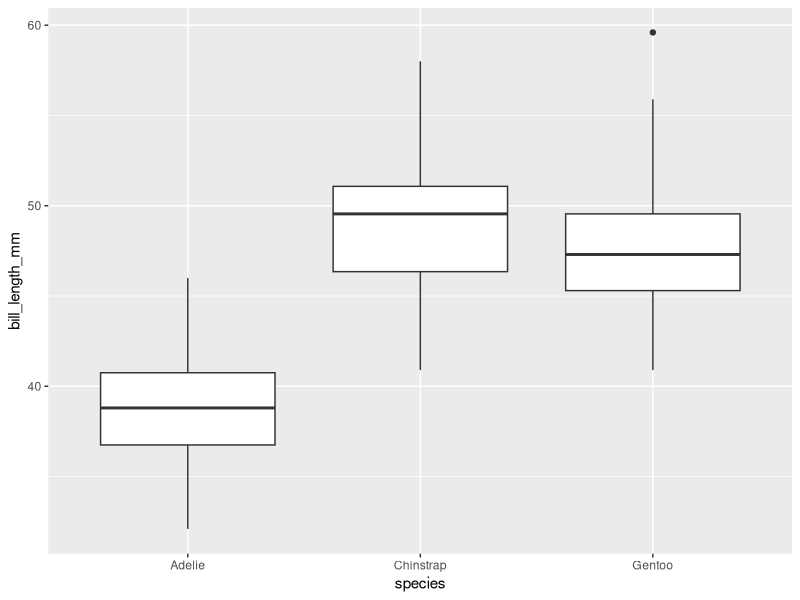
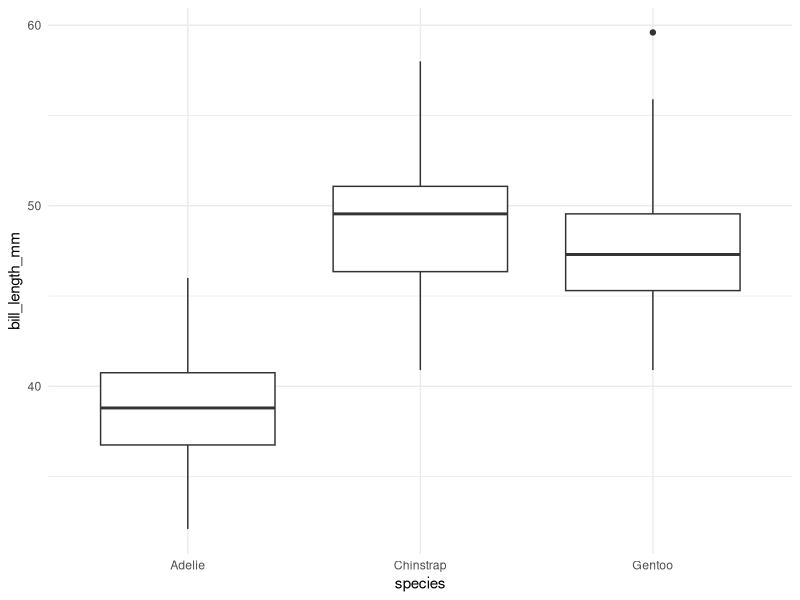

Write R code to recreate these figures, in order.

            library(ggplot2)
            library(palmerpenguins)
            built_answer <- tryCatch(
                {
                    set.seed(42)
                    ggplot(penguins, aes(x = species, y = bill_length_mm)) + geom_boxplot()
                    suppressWarnings(
                        if (!file.exists("/sandbox/figures/bill-length_species_boxplot_answer.png")) {
                            ggsave(
                                width = 3,
                                height = 3,
                                "/sandbox/figures/bill-length_species_boxplot_answer.png"
                            )
                        }
                    )
                    suppressWarnings(
                        ggplot_build(last_plot())
                    )
                },
                error = function(e) {
                    'ERROR'
                }
            )
            built_submission <- tryCatch(
                {
                    set.seed(42)
                    library(palmerpenguins)

ggplot(penguins, aes(x = species, y = bill_length_mm)) +
  geom_boxplot() +
  theme_minimal()
                    suppressWarnings(
                        ggsave(
                            width = 3,
                            height = 3,
                            "figures/bill-length_species_boxplot_submission_granite.png"
                        )
                    )
                    suppressWarnings(
                        ggplot_build(last_plot())
                    )
                },
                error = function(e) {
                    'ERROR'
                }
            )
            cat(isTRUE(all.equal(built_answer, built_submission)))
        
